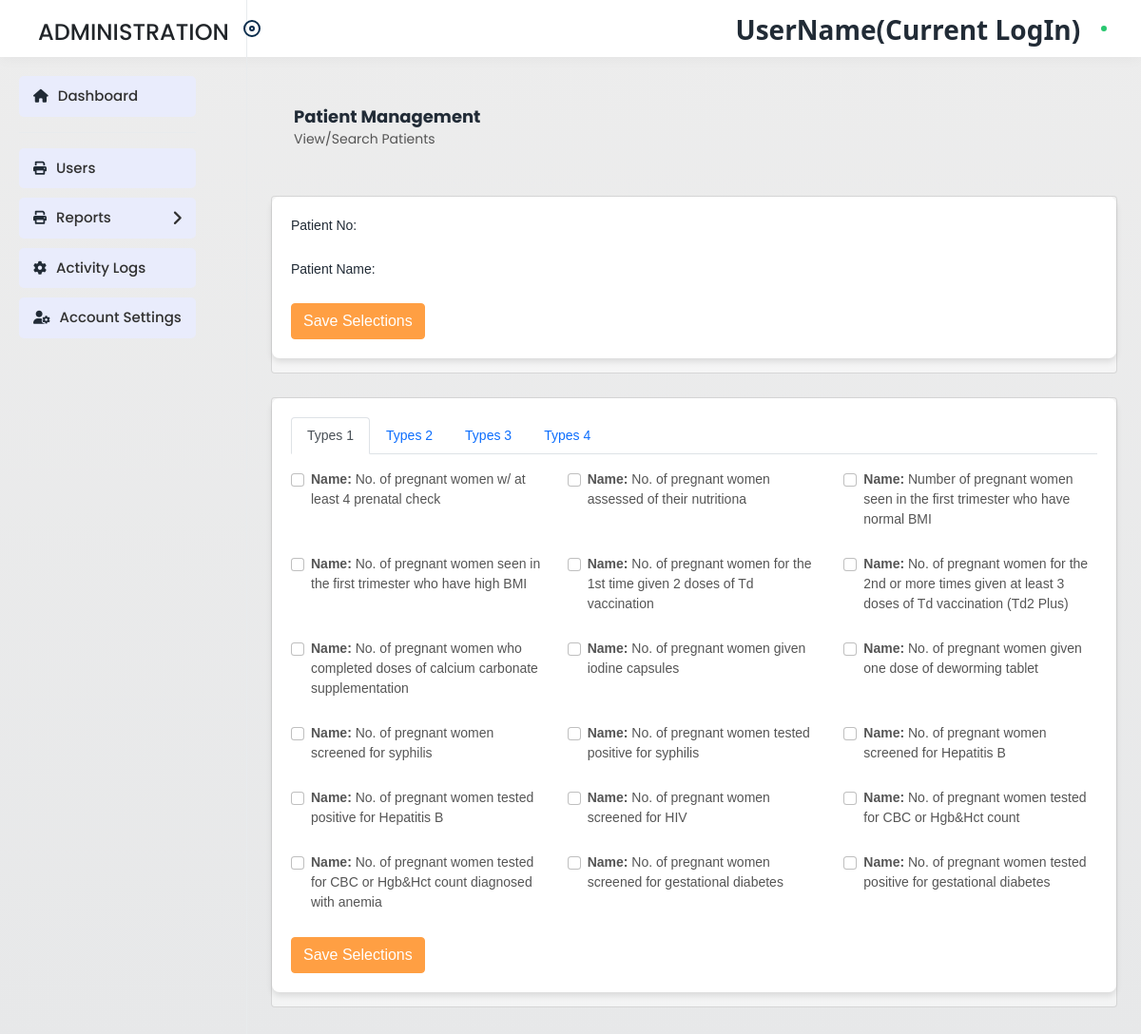
Page /Admin/patientadmit.php (signed in) on the committed database.
### tables this page shows
CREATE TABLE `master_maternal` (
  `id` int(11) NOT NULL,
  `name` varchar(1000) DEFAULT NULL,
  `types` int(11) DEFAULT NULL,
  `status` int(11) DEFAULT 1
);

### Admin/patientadmit.php (the view, shortened to what this page needs)
<?php
include 'includes/header.php';
include 'includes/topbar.php';
include 'includes/sidebar.php';
include '../includes/config.php';
$sql = "SELECT id, name, types FROM master_maternal";
$result = $conn->query($sql);
$data = [];
if ($result->num_rows > 0) {
    while ($row = $result->fetch_assoc()) {
        $data[$row['types']][] = $row;
    }
} else {
    echo "No data found!";
}
$selectedMaternalIds = [];
?>
<div class="page-wrapper">
    <div class="content">
        <div class="page-header p-4" style="background: linear-gradient(to bottom, rgba(214, 215, 219, 0.29), rgba(221, 221, 221, 0.5)); background-image: url('assets/img/Header - Top Background Image (1600x200).jpg'); background-position: center center; background-repeat: no-repeat;">
            <div class="page-title">
                <h4>Patient Management</h4>
                <h6>View/Search Patients</h6>
            </div>
        </div>
        <form method="POST" action="save_patient_maternal.php">
            <div class="card">
                <div class="card-body">
                <div class="form-group">
                    <label for="patient_no-name"><b>Patient No:</b></label>
                </div>
                <div class="form-group">
                    <label for="patient-name"><b>Patient Name:</b></label>
                </div>
                <button type="submit" class="btn btn-primary">Save Selections</button>
                </div>
            </div>
            <div class="card">
                <div class="card-body">
                    <ul class="nav nav-tabs" id="myTabs" role="tablist">
                        <?php foreach ($data as $type => $items): ?>
                            <li class="nav-item">
                                <a class="nav-link <?php echo $type === 1 ? 'active' : ''; ?>" id="tab-<?php echo $type; ?>" data-toggle="tab" href="#content-<?php echo $type; ?>" role="tab" aria-controls="content-<?php echo $type; ?>" aria-selected="true">
                                    Types <?php echo $type; ?>
                                </a>
                            </li>
                        <?php endforeach; ?>
                    </ul>
                    <div class="tab-content" id="myTabsContent">
                        <?php foreach ($data as $type => $items): ?>
                            <div class="tab-pane fade <?php echo $type === 1 ? 'show active' : ''; ?>" id="content-<?php echo $type; ?>" role="tabpanel" aria-labelledby="tab-<?php echo $type; ?>">
                                <div class="row mt-3">
                                    <?php foreach ($items as $item): ?>
                                        <div class="col-md-4 mb-4">
                                            <div class="form-check">
                                                <input class="form-check-input" type="checkbox" value="<?php echo $item['id']; ?>" name="maternal_ids[]" id="maternal-<?php echo $item['id']; ?>"
                                                    <?php echo in_array($item['id'], $selectedMaternalIds) ? 'checked' : ''; ?>>
                                                <label class="form-check-label" for="maternal-<?php echo $item['id']; ?>">
                                                    <p><strong>Name:</strong> <?php echo htmlspecialchars($item['name']); ?></p>
                                                </label>
                                            </div>
                                        </div>
                                    <?php endforeach; ?>
                                </div>
                            </div>
                        <?php endforeach; ?>
                    </div>
                    <button type="submit" class="btn btn-primary">Save Selections</button>
                </div>
            </div>
        </form>
    </div>
</div>
<?php include 'includes/footer.php'; ?>

### Admin/includes/header.php (shortened to what this page needs)
<?php
$currentFileName = basename($_SERVER['PHP_SELF']);
 ?>
<!DOCTYPE html>
<html lang="en">
<head>
<link rel="stylesheet" href="assets/css/bootstrap.min.css">
<link rel="stylesheet" href="assets/css/animate.css">
<link rel="stylesheet" href="assets/plugins/select2/css/select2.min.css">
<link rel="stylesheet" href="assets/css/dataTables.bootstrap4.min.css">
<link href="https://unpkg.com/bootstrap-table@1.18.3/dist/bootstrap-table.min.css" rel="stylesheet">
<link href="https://cdnjs.cloudflare.com/ajax/libs/font-awesome/6.0.0-beta3/css/all.min.css" rel="stylesheet">
<link rel="stylesheet" href="assets/plugins/fontawesome/css/all.min.css">
<link rel="stylesheet" href="assets/css/style.css">
<link rel="stylesheet" type="text/css" href="https://cdn.jsdelivr.net/npm/daterangepicker/daterangepicker.css" />
</head>

### Admin/includes/topbar.php (shortened to what this page needs)
<body >
    <div class="main-wrapper" >
        <div class="header" >
            <div class="header-left active bg-white" >
                <a href="index.php" class="logo h4 pt-3 text-dark text-bold">ADMINISTRATION
                </a>
                <a id="toggle_btn" href="javascript:void(0);">
                </a>
            </div>
            <ul class="nav user-menu">
                <li>
                <h1 id="name-of-the-user"><?php  echo $_SESSION['username']="UserName(Current LogIn)"; ?></h1>
                </li>
                <li class="nav-item dropdown has-arrow main-drop">
                    <a href="javascript:void(0);" class="dropdown-toggle nav-link userset" data-bs-toggle="dropdown">
                    <span class="user-img"><img src="assets/img/profiles/default-avatar.jpg" alt="">
                    <span class="status online"></span></span>
                    </a>
                </li>
            </ul>
        </div>

### Admin/includes/sidebar.php (shortened to what this page needs)
<div class="sidebar" id="sidebar">
   <div class="sidebar-inner slimscroll">
      <div id="sidebar-menu" class="sidebar-menu">
         <ul>
            <li <?php echo ($currentFileName == 'index.php') ? 'class="active"' : ''; ?>>
               <a href="index.php"><i class="fa fa-home"></i><span> Dashboard</span></a>
            </li>
            <hr>
            <li <?php echo ($currentFileName == 'users.php') ? 'class="active"' : ''; ?>>
            <a href="users.php"><i class="fas fa-print"></i><span>Users</span></a>
            </li>
            <li class="submenu">
               <a href="#"><i class="fas fa-print"></i><span>Reports </span><span class="menu-arrow"></span></a>
            </li>
            <li <?php  ?>>
               <a href="#"><i class="fas fa-cog"></i><span>Activity Logs</span></a>
            </li>
          <li>
            <li <?php echo ($currentFileName == 'account settings.php') ? 'class="active"' : ''; ?>>
               <a href="account settings.php"><i class="fas fa-user-cog"></i><span>Account Settings</span></a>
            </li>
         </ul>
      </div>
   </div>
</div>

### Admin/includes/footer.php (shortened to what this page needs)
<link rel="stylesheet" type="text/css" href="https://cdn.jsdelivr.net/npm/daterangepicker/daterangepicker.css" />

### Admin/includes/header.php (style rules this page uses)
body { font-family: 'Poppins', sans-serif; background:linear-gradient(to bottom, rgb(192 192 192 / 29%), rgb(231 232 233)); }
.header { border-bottom: 1px solid transparent; height: 60px; z-index: 999; position: fixed; top: 0; right: 0; left: 0; -webkit-box-shadow: 0 0 15px 0 rgba(0, 0, 0, 0.05); -moz-box-shadow: 0 0 15px 0 rgba(0, 0, 0, 0.05); box-shadow: 0 0 15px 0 rgba(0, 0, 0, 0.05); }
.card { position: relative; display: flex; flex-direction: column; min-width: 0; word-wrap: break-word; background-color: #ffffff80; background-clip: border-box; border: 1px solid rgba(0, 0, 0, .125); border-radius: .25rem; }
.sidebar .sidebar-menu > ul > li > a span { margin-left: 10px; font-size: 15px; font-weight: 500; color: #313131; }
.header .header-left { float: left; height: 60px; position: relative; text-align: center; width: 260px; z-index: 1; padding: 0 40px; -webkit-transition: all 0.2s ease; -ms-transition: all 0.2s ease; transition: all 0.2s ease; border-right: 1px solid #e8ebed; }
.sidebar .sidebar-menu > ul > li a { background: #e9ecfc; border-radius: 5px; }

### Admin/includes/topbar.php (style rules this page uses)
#name-of-the-user { padding:10px 15px; font-size: 2em; font-weight: bolder; font-family: 'Segoe UI', Tahoma, Geneva, Verdana, sans-serif; }

### Admin/patientadmit.php (style rules this page uses)
.card-body { padding: 20px; background-color: #ffffff; border-radius: 8px; box-shadow: 0 4px 6px rgba(0, 0, 0, 0.1); margin-bottom: 15px; font-family: Arial, sans-serif; font-size: 14px; color: #333; }
.card-body p { font-size: 14px; color: #555; }

### rows in the picture
master_maternal: name "No. of pregnant women w/ at least 4 prenatal check"
master_maternal: name "No. of pregnant women assessed of their nutritiona"
master_maternal: name "Number of pregnant women seen in the first trimester who have normal BMI"
master_maternal: name "No. of pregnant women seen in the first trimester who have high BMI"
master_maternal: name "No. of pregnant women for the 1st time given 2 doses of Td vaccination"
master_maternal: name "No. of pregnant women for the 2nd or more times given at least 3 doses of Td vaccination (Td2 Plus)"
master_maternal: name "No. of pregnant women who completed doses of calcium carbonate supplementation"
master_maternal: name "No. of pregnant women given iodine capsules"
master_maternal: name "No. of pregnant women given one dose of deworming tablet"
master_maternal: name "No. of pregnant women screened for syphilis"
master_maternal: name "No. of pregnant women tested positive for syphilis"
master_maternal: name "No. of pregnant women screened for Hepatitis B"
master_maternal: name "No. of pregnant women tested positive for Hepatitis B"
master_maternal: name "No. of pregnant women screened for HIV"
master_maternal: name "No. of pregnant women tested for CBC or Hgb&Hct count"
master_maternal: name "No. of pregnant women tested for CBC or Hgb&Hct count diagnosed with anemia"
master_maternal: name "No. of pregnant women screened for gestational diabetes"
master_maternal: name "No. of pregnant women tested positive for gestational diabetes"

### other values in the picture
$_SESSION['username']="UserName(Current LogIn)" "UserName(Current LogIn)"
$type "1"
$type "2"
$type "3"
$type "4"
